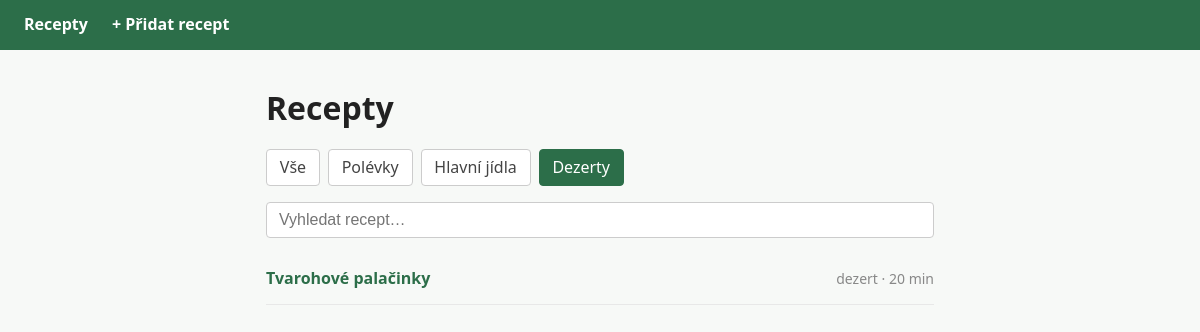
/?kat=dezert, run on the app's committed database.
### tables this page shows
CREATE TABLE recepty (
        id          INTEGER PRIMARY KEY AUTOINCREMENT,
        nazev       TEXT    NOT NULL,
        kategorie   TEXT    NOT NULL,
        ingredience TEXT    NOT NULL,
        postup      TEXT    NOT NULL,
        cas         INTEGER NOT NULL
    );

### index.php (the view, shortened to what this page needs)
<?php
require 'db.php';
$db  = getDb();
$kat = $_GET['kat'] ?? '';
if ($kat) {
    $stmt = $db->prepare("SELECT * FROM recepty WHERE kategorie = ? ORDER BY nazev");
    $stmt->execute([$kat]);
} else {
    $stmt = $db->query("SELECT * FROM recepty ORDER BY nazev");
}
$recepty = $stmt->fetchAll();
$filtry = [
    ''            => 'Vše',
    'polévka'     => 'Polévky',
    'hlavní jídlo'=> 'Hlavní jídla',
    'dezert'      => 'Dezerty',
];
?>
<!DOCTYPE html>
<html lang="cs">
<head>
    <link rel="stylesheet" href="style.css">
</head>
<body>
<nav>
    <a href="index.php">Recepty</a>
    <a href="pridat.php">+ Přidat recept</a>
</nav>
<main>
    <h1>Recepty</h1>
    <div class="filtry">
        <?php foreach ($filtry as $hodnota => $popisek): ?>
        <a href="?kat=<?= urlencode($hodnota) ?>"
           class="<?= $kat === $hodnota ? 'aktivni' : '' ?>">
            <?= $popisek ?>
        </a>
        <?php endforeach; ?>
    </div>
    <input id="hledej" type="search" placeholder="Vyhledat recept…">
    <ul id="seznam">
        <?php foreach ($recepty as $r): ?>
        <li>
            <a href="detail.php?id=<?= $r['id'] ?>">
                <?= htmlspecialchars($r['nazev']) ?>
            </a>
            <span class="meta">
                <?= htmlspecialchars($r['kategorie']) ?> · <?= $r['cas'] ?> min
            </span>
        </li>
        <?php endforeach; ?>
    </ul>
</main>
</body>
</html>

### style.css (style rules this page uses)
* { box-sizing: border-box; margin: 0; padding: 0; }
body { font-family: system-ui, sans-serif; background: #f7f9f7; color: #222; line-height: 1.6; }
nav { background: #2c6e49; padding: 0.75rem 1.5rem; display: flex; gap: 1.5rem; align-items: center; }
nav a { color: #fff; text-decoration: none; font-weight: 600; }
main { max-width: 700px; margin: 2rem auto; padding: 0 1rem; }
h1 { margin-bottom: 1rem; }
.filtry { display: flex; gap: 0.5rem; flex-wrap: wrap; margin-bottom: 1rem; }
.filtry a { padding: 0.3rem 0.8rem; border: 1px solid #ccc; border-radius: 4px; text-decoration: none; color: #444; background: #fff; }
.filtry a.aktivni, .filtry a:hover { background: #2c6e49; color: #fff; border-color: #2c6e49; }
#hledej { width: 100%; padding: 0.5rem 0.75rem; font-size: 1rem; border: 1px solid #ccc; border-radius: 4px; margin-bottom: 1rem; }
#seznam { list-style: none; }
#seznam li { display: flex; justify-content: space-between; align-items: center; padding: 0.75rem 0; border-bottom: 1px solid #e8e8e8; }
#seznam a { font-weight: 600; color: #2c6e49; text-decoration: none; }
.meta { color: #888; font-size: 0.875rem; }

### data on the page
recepty: nazev "Tvarohové palačinky", kategorie "dezert", cas "20"

### other printed values
$popisek "Vše"
$popisek "Polévky"
$popisek "Hlavní jídla"
$popisek "Dezerty"
